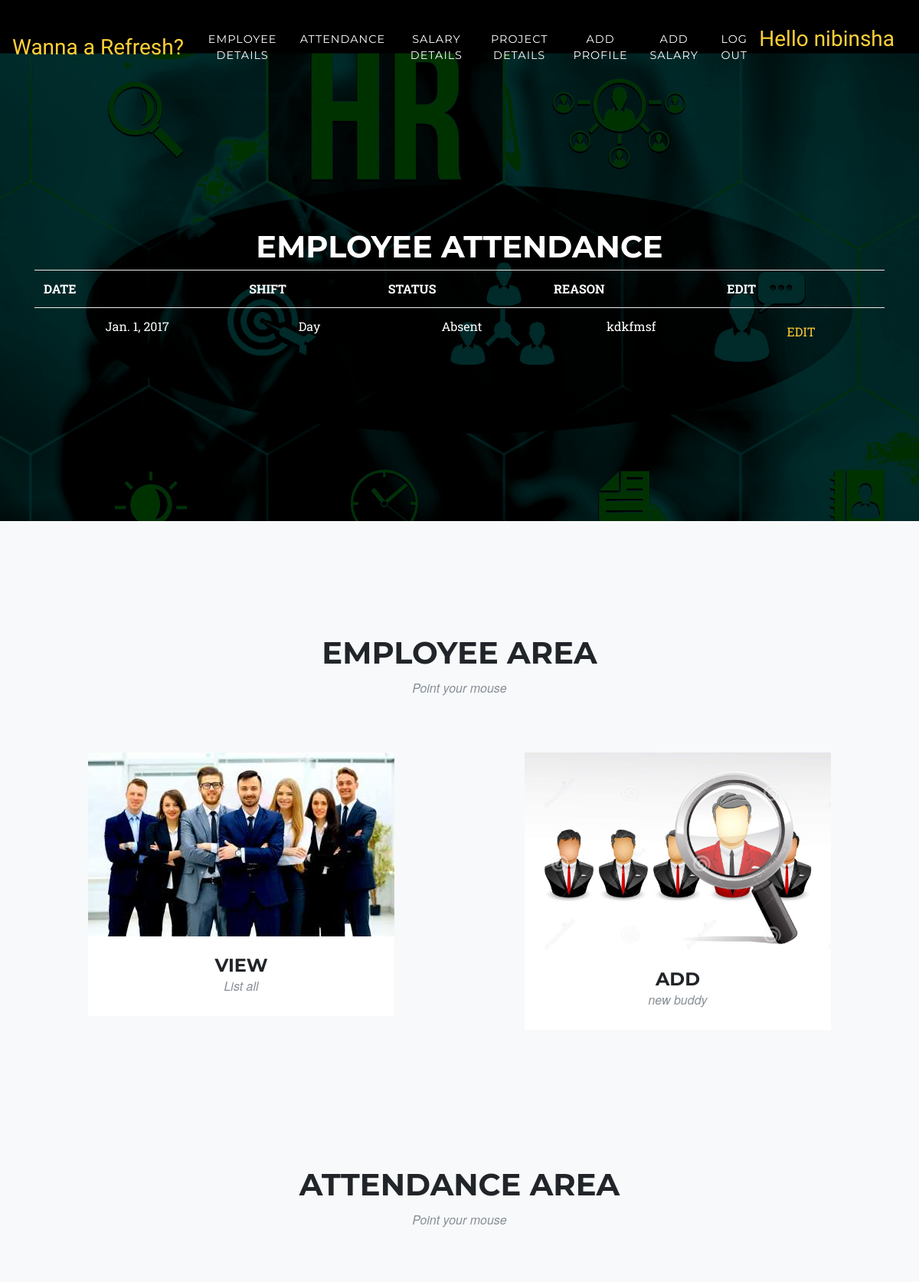
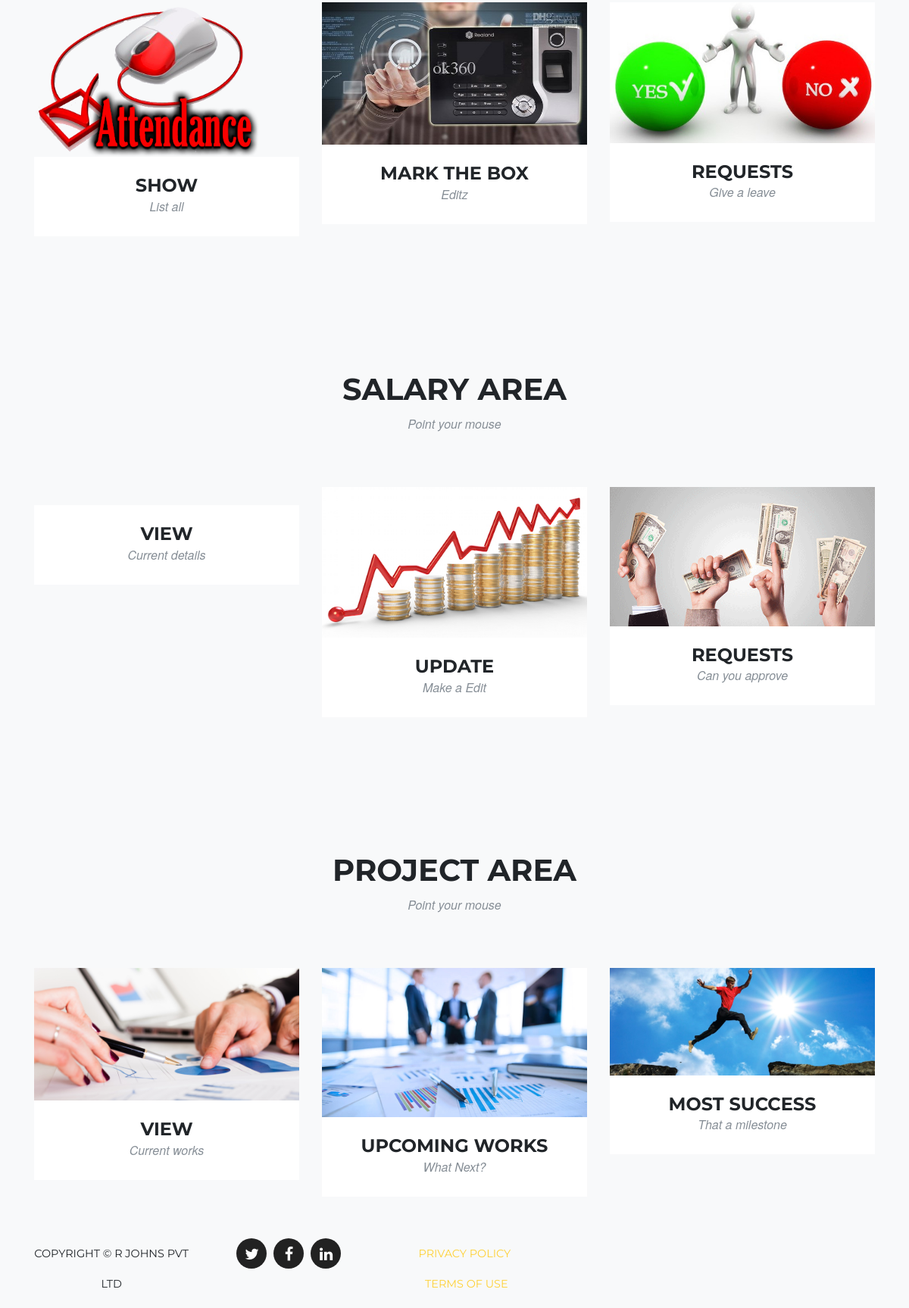
Screenshot of /att_details/10/ (signed in, upper part) with the database file from the repository (2 pictures, top to bottom).
### blog/models.py (models this page shows, shortened)
class Ematt(models.Model):
    user = models.ForeignKey(User, on_delete=models.CASCADE)
    date = models.DateField(null=True, blank=True)
    SHIFT_CHOICES = (('Night', 'Night'),('Day', 'Day'),)
    shift = models.CharField(max_length=6,choices=SHIFT_CHOICES, default='Day',)
    STATUS_CHOICES = (('Present', 'Present'),('Absent', 'Absent'),)
    status = models.CharField(max_length=8,choices=STATUS_CHOICES, default='Absent',)
    reason = models.TextField(max_length=150, blank=True)

### blog/views.py (the view)
# urls.py: url(r'^att_details/(?P<pk>\d+)/$', att_details, name='att_details'),
@user_passes_test(lambda u: u.is_superuser)
def att_details(request, pk):
    if request.user.is_authenticated():
       try:
           att = Ematt.objects.filter(id=pk)
       except:
           att = Ematt.objects.create(id=pk)
    return render(request, 'att_details_admin.html', {'att':att})

### templates/att_details_admin.html
{% extends 'base_hr1.html' %}
{% block contentmain %}
<h1>Employee Attendance</h1>
 <table class="table">
<tr><th>DATE</th><th>SHIFT</th><th>STATUS</th><th>REASON</th><th>EDIT</th></tr>
{% for post in att %}
<tr><td>{{ post.date}}</td><td>{{ post.shift}}</td><td>{{ post.status}}</td><td>{{ post.reason}}</td><td><a class="btn btn-default" href="{% url 'att_edit' pk=post.pk %}">EDIT</span></a></td></tr>
{% endfor %}
	    </table>
{% endblock %}

### templates/base_hr1.html (shortened to what this page needs)
<!DOCTYPE html>
{% load static %}
<html lang="en">
  <head>
    <link href="{% static 'vendor/bootstrap/css/bootstrap.min.css' %}" rel="stylesheet">
    <link href="{% static 'vendor/font-awesome/css/font-awesome.min.css' %}" rel="stylesheet" type="text/css">
    <link href="{% static 'css/agency.min.css' %}" rel="stylesheet">
     <link href="{% static 'css/agency.css' %}" rel="stylesheet">
	<link rel="stylesheet" href="https://cdnjs.cloudflare.com/ajax/libs/meyer-reset/2.0/reset.min.css">
  <link rel="stylesheet" href="{% static 'css/style.css' %}">
  </head>
  <body id="page-top">
    <header class="masthead">
      <div class="container">
        <div class="intro-text">
           {% block contentmain %}
        {% endblock %} </div>
    <nav class="navbar navbar-expand-lg navbar-dark fixed-top" id="mainNav">
      <a class="navbar-brand" href="https://www.facebook.com">Wanna a Refresh?</a>
      <div class="collapse navbar-collapse" id="navbarResponsive">
        <ul class="navbar-nav ml-auto">
          {% if request.user.is_authenticated %}
          <li class="nav-item">
            <a class="nav-link" href="#emp">EMPLOYEE DETAILS</a>
          </li>
          <li class="nav-item">
            <a class="nav-link" href="#attendance">ATTENDANCE</a>
          </li>
          <li class="nav-item">
            <a class="nav-link" href="#salary">SALARY DETAILS</a>
          </li>
          <li class="nav-item">
            <a class="nav-link" href="#project">PROJECT DETAILS</a>
          </li>
           {% if request.user.is_superuser %}
          <li class="nav-item">
            <a class="nav-link" href="/profile/">ADD PROFILE</a>
          </li>
          <li class="nav-item">
            <a class="nav-link" href="/salary/">ADD SALARY</a>
          </li>
           {% endif %}
          <li class="nav-item">
            <a class="nav-link" href="{% url 'auth_logout' %}">LOG OUT</a>
          </li>
          <li class="nav-item">
            <a class="navbar-brand"> Hello  {{ user }}</a>
          </li>
        </ul>
        {% endif %}
      </div>
    </nav>
    </header>
    <section class="bg-light" id="emp">
      <div class="container">
        <div class="row">
          <div class="col-lg-12 text-center">
            <h2 class="section-heading">EMPLOYEE AREA</h2>
            <h3 class="section-subheading text-muted">Point your mouse</h3>
          </div>
        </div>
    <div class="row">
          <div class="col-md-6 col-sm-6 emp-item">
            <div class="emp-link" data-toggle="modal" onclick="window.location='/administration/'">
              <img class="img-fluid" src="{% static "img/emp/01-thumbnail.jpg" %}" alt="">
            </div>
            <div class="emp-caption">
              <h4>VIEW</h4>
              <p class="text-muted">List all</p>
            </div>
          </div>
          <div class="col-md-6 col-sm-6 emp-item">
            <div class="emp-link" data-toggle="modal" onclick="window.location='/profile/'">
              <img class="img-fluid" src="{% static "img/emp/03-thumbnail.jpg" %}" alt="">
            </div>
            <div class="emp-caption">
              <h4>ADD</h4>
              <p class="text-muted">new buddy</p>
            </div>
          </div>
<section class="bg-light" id="attendance">
      <div class="container">
        <div class="row">
          <div class="col-lg-12 text-center">
            <h2 class="section-heading">ATTENDANCE AREA</h2>
            <h3 class="section-subheading text-muted">Point your mouse</h3>
          </div>
        </div>
        <div class="row">
          <div class="col-md-4 col-sm-6 emp-item">
            <div class="emp-link" data-toggle="modal" onclick="window.location='/admin_atten1/'">
              <img class="img-fluid" src="{% static "img/attendance/01-thumbnail.jpg" %}" alt="">
            </div>
            <div class="emp-caption">
              <h4>SHOW</h4>
              <p class="text-muted">List all</p>
            </div>
          </div>
          <div class="col-md-4 col-sm-6 emp-item">
            <div class="emp-link" data-toggle="modal" onclick="window.location='/admin_atten1/'">
              <img class="img-fluid" src="{% static "img/attendance/02-thumbnail.jpg" %}" alt="">
            </div>
            <div class="emp-caption">
              <h4>MARK THE BOX</h4>
              <p class="text-muted">Editz</p>
            </div>
          </div>
          <div class="col-md-4 col-sm-6 emp-item">
            <div class="emp-link" data-toggle="modal" href="#empModal3">
              <img class="img-fluid" src="{% static "img/attendance/03-thumbnail.jpg" %}" alt="">
            </div>
            <div class="emp-caption">
              <h4>REQUESTS</h4>
              <p class="text-muted">Give a leave</p>
            </div>
          </div>
  <section class="bg-light" id="salary">
      <div class="container">
        <div class="row">
          <div class="col-lg-12 text-center">
            <h2 class="section-heading">SALARY AREA</h2>
            <h3 class="section-subheading text-muted">Point your mouse</h3>
          </div>
        </div>
        <div class="row">
          <div class="col-md-4 col-sm-6 emp-item">
            <div class="emp-link" data-toggle="modal" href="/salary/">
            </div>
            <div class="emp-caption">
              <h4>VIEW</h4>
              <p class="text-muted">Current details</p>
            </div>
          </div>
          <div class="col-md-4 col-sm-6 emp-item">
            <div class="emp-link" data-toggle="modal" href="/salary/">
              <img class="img-fluid" src="{% static "img/sal/02-thumbnail.jpg" %}" alt="">
            </div>
            <div class="emp-caption">
              <h4>UPDATE</h4>
              <p class="text-muted">Make a Edit</p>
            </div>
          </div>
          <div class="col-md-4 col-sm-6 emp-item">
            <div class="emp-link" data-toggle="modal" href="/salary/">
              <img class="img-fluid" src="{% static "img/sal/03-thumbnail.jpg" %}" alt="">
            </div>
            <div class="emp-caption">
              <h4>REQUESTS</h4>
              <p class="text-muted">Can you approve</p>
            </div>
          </div>
  <section class="bg-light" id="project">
      <div class="container">
        <div class="row">
          <div class="col-lg-12 text-center">
            <h2 class="section-heading">PROJECT AREA</h2>
            <h3 class="section-subheading text-muted">Point your mouse</h3>
          </div>
        </div>
        <div class="row">
          <div class="col-md-4 col-sm-6 emp-item">
            <div class="emp-link" data-toggle="modal" href="#empModal1">
              <img class="img-fluid" src="{% static "img/project/01-thumbnail.jpg" %}" alt="">
            </div>
            <div class="emp-caption">
              <h4>VIEW</h4>
              <p class="text-muted">Current works</p>
            </div>
          </div>
          <div class="col-md-4 col-sm-6 emp-item">
            <div class="emp-link" data-toggle="modal" href="#empModal2">
              <img class="img-fluid" src="{% static "img/project/02-thumbnail.jpg" %}" alt="">
            </div>
            <div class="emp-caption">
              <h4>UPCOMING WORKS</h4>
              <p class="text-muted">What Next?</p>
            </div>
          </div>
          <div class="col-md-4 col-sm-6 emp-item">
            <div class="emp-link" data-toggle="modal" href="#empModal3">
              <img class="img-fluid" src="{% static "img/project/03-thumbnail.jpg" %}" alt="">
            </div>
            <div class="emp-caption">
              <h4>MOST SUCCESS</h4>
              <p class="text-muted">That a milestone</p>
            </div>
          </div>
<footer>
      <div class="container">
        <div class="row">
          <div class="col-md-4">
            <span class="copyright">Copyright &copy; R johns Pvt Ltd</span>
          </div>
          <div class="col-md-4">
            <ul class="list-inline social-buttons">
              <li class="list-inline-item">
                <a href="#">
                  <i class="fa fa-twitter"></i>
                </a>
              </li>
              <li class="list-inline-item">
                <a href="#">
                  <i class="fa fa-facebook"></i>
                </a>
              </li>
              <li class="list-inline-item">
                <a href="#">
                  <i class="fa fa-linkedin"></i>
                </a>
              </li>
            </ul>
          </div>
          <div class="col-md-4">
            <ul class="list-inline quicklinks">
              <li class="list-inline-item">
                <a href="#">Privacy Policy</a>
              </li>
              <li class="list-inline-item">
                <a href="#">Terms of Use</a>
              </li>
            </ul>
          </div>
        </div>
      </div>
    </footer>
  </body>
</html>

### static/css/agency.css (style rules this page uses)
body { overflow-x: hidden; font-family: 'Roboto Slab', 'Helvetica Neue', Helvetica, Arial, sans-serif; }
p { line-height: 1.75; }
a { color: #fed136; }
h1, h2, h3, h4, h5, h6 { font-weight: 700; font-family: 'Montserrat', 'Helvetica Neue', Helvetica, Arial, sans-serif; text-transform: uppercase; }
section { padding: 100px 0; }
section h2.section-heading { font-size: 40px; margin-top: 0; margin-bottom: 15px; }
section h3.section-subheading { font-size: 16px; font-weight: 400; font-style: italic; margin-bottom: 75px; text-transform: none; font-family: 'Droid Serif', 'Helvetica Neue', Helvetica, Arial, sans-serif; }
@media (min-width: 768px) { section { padding: 150px 0; } }
body { -webkit-tap-highlight-color: #fed136; }
#mainNav { background-color: #222222; }
#mainNav .navbar-brand { color: #fed136; font-family: 'Kaushan Script', 'Helvetica Neue', Helvetica, Arial, cursive; }
#mainNav .navbar-nav .nav-item .nav-link { font-size: 90%; font-weight: 400; padding: 0.75em 0; letter-spacing: 1px; color: white; font-family: 'Montserrat', 'Helvetica Neue', Helvetica, Arial, sans-serif; text-transform: uppercase; }
@media (min-width: 992px) { #mainNav { padding-top: 25px; padding-bottom: 25px; -webkit-transition: padding-top 0.3s, padding-bottom 0.3s; -moz-transition: padding-top 0.3s, padding-bottom 0.3s; transition: padding-top 0.3s, padding-bottom 0.3s; border: none; background-color: transparent; } }
@media (min-width: 992px) { #mainNav .navbar-brand { font-size: 1.75em; -webkit-transition: all 0.3s; -moz-transition: all 0.3s; transition: all 0.3s; } }
@media (min-width: 992px) { #mainNav .navbar-nav .nav-item .nav-link { padding: 1.1em 1em !important; } }
header.masthead { text-align: center; color: white; background-image: url("../img/header-bg.jpg"); background-repeat: no-repeat; background-attachment: scroll; background-position: center center; -webkit-background-size: cover; -moz-background-size: cover; -o-background-size: cover; background-size: cover; }
header.masthead .intro-text { padding-top: 150px; padding-bottom: 100px; }
@media (min-width: 768px) { header.masthead .intro-text { padding-top: 300px; padding-bottom: 200px; } }
#emp .emp-item { right: 0; margin: 0 0 15px; }
#emp .emp-item .emp-link { position: relative; display: block; max-width: 400px; margin: 0 auto; cursor: pointer; }
#emp .emp-item .emp-caption { max-width: 400px; margin: 0 auto; padding: 25px; text-align: center; background-color: white; }
#emp .emp-item .emp-caption h4 { margin: 0; text-transform: none; }
#emp .emp-item .emp-caption p { font-size: 16px; font-style: italic; margin: 0; font-family: 'Droid Serif', 'Helvetica Neue', Helvetica, Arial, sans-serif; }
#emp * { z-index: 2; }
@media (min-width: 767px) { #emp .emp-item { margin: 0 0 30px; } }
footer { padding: 25px 0; text-align: center; }
footer span.copyright { font-size: 90%; line-height: 40px; text-transform: none; font-family: 'Montserrat', 'Helvetica Neue', Helvetica, Arial, sans-serif; text-transform: uppercase; }
footer ul.quicklinks { font-size: 90%; line-height: 40px; margin-bottom: 0; text-transform: none; font-family: 'Montserrat', 'Helvetica Neue', Helvetica, Arial, sans-serif; text-transform: uppercase; }
ul.social-buttons { margin-bottom: 0; }
ul.social-buttons li a { font-size: 20px; line-height: 40px; display: block; width: 40px; height: 40px; -webkit-transition: all 0.3s; -moz-transition: all 0.3s; transition: all 0.3s; color: white; border-radius: 100%; outline: none; background-color: #222222; }

### static/css/style.css (style rules this page uses)
body { background: 1; }

### rows the page displays
Ematt: date "Jan. 1, 2017", shift "Day", status "Absent", reason "kdkfmsf"

### other values shown
{{ user }} "nibinsha"
